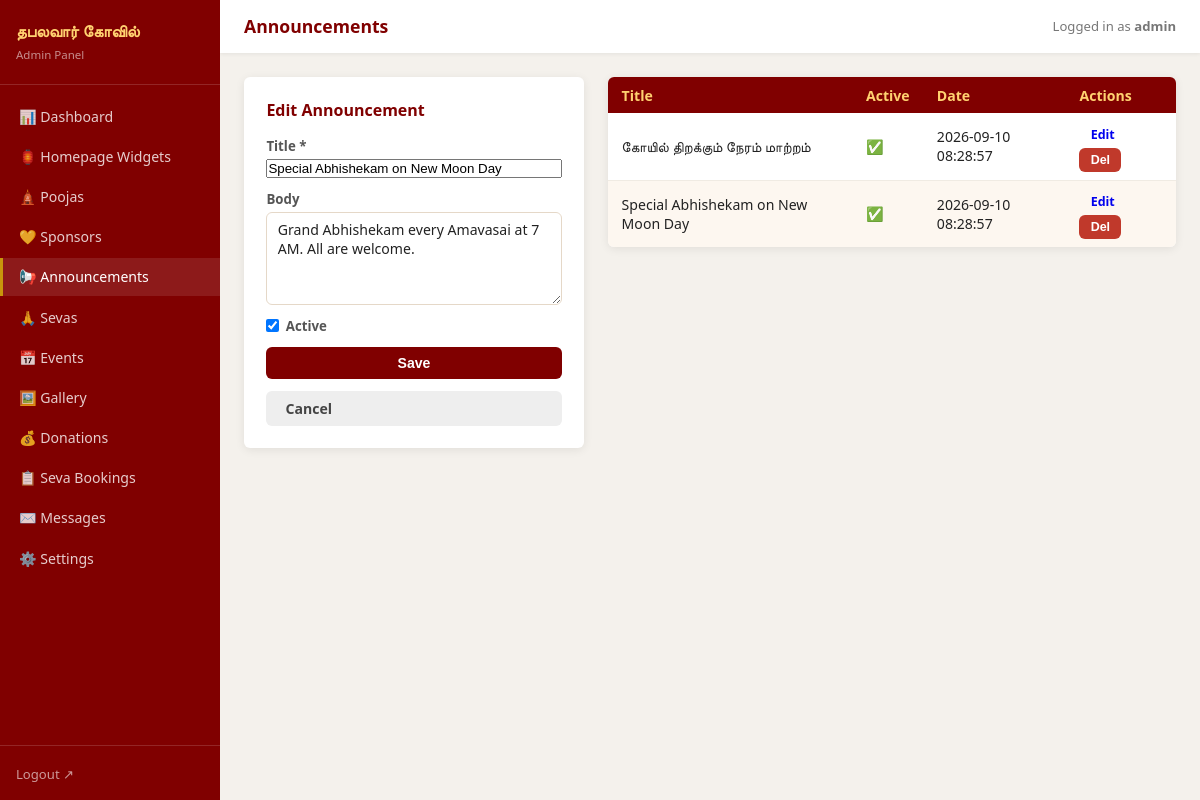
The page /backend/admin/announcements.php?edit=2 (signed in) on the database its author committed.
### tables this page shows
CREATE TABLE IF NOT EXISTS `announcements` (
  `id`         INT UNSIGNED    NOT NULL AUTO_INCREMENT,
  `title`      VARCHAR(300)    NOT NULL,
  `body`       TEXT            NULL,
  `is_active`  TINYINT(1)      NOT NULL DEFAULT 1,
  `created_at` DATETIME        NOT NULL DEFAULT CURRENT_TIMESTAMP,
  PRIMARY KEY (`id`),
  KEY `idx_active_date` (`is_active`, `created_at`)
);

### backend/admin/announcements.php (the view, shortened to what this page needs)
<?php
require_once __DIR__ . '/includes/admin_layout.php';
$db  = getDB();
$rows    = $db->query('SELECT * FROM announcements ORDER BY created_at DESC')->fetchAll();
$editing = null;
if (isset($_GET['edit'])) {
    $stmt = $db->prepare('SELECT * FROM announcements WHERE id=:id');
    $stmt->execute([':id' => (int) $_GET['edit']]);
    $editing = $stmt->fetch();
}
?>
<div class="admin-two-col">
<div class="admin-form-box card">
  <h3><?= $editing ? 'Edit Announcement' : 'New Announcement' ?></h3>
  <form method="POST" action="/admin/announcements.php">
    <label>Title * <input name="title" required value="<?= htmlspecialchars($editing['title'] ?? '') ?>" /></label>
    <label>Body    <textarea name="body" rows="4"><?= htmlspecialchars($editing['body'] ?? '') ?></textarea></label>
    <label class="checkbox-label">
      <input type="checkbox" name="is_active" <?= (!$editing || $editing['is_active']) ? 'checked' : '' ?> /> Active
    </label>
    <button type="submit" class="btn btn-primary">Save</button>
    <?php if ($editing): ?><a href="/admin/announcements.php" class="btn btn-secondary">Cancel</a><?php endif; ?>
  </form>
</div>
<div class="admin-list">
  <table class="admin-table">
    <thead><tr><th>Title</th><th>Active</th><th>Date</th><th>Actions</th></tr></thead>
    <tbody>
      <?php foreach ($rows as $row): ?>
      <tr>
        <td><?= htmlspecialchars($row['title']) ?></td>
        <td><?= $row['is_active'] ? '✅' : '❌' ?></td>
        <td><?= htmlspecialchars($row['created_at']) ?></td>
        <td>
          <a href="/admin/announcements.php?edit=<?= $row['id'] ?>" class="btn btn-sm">Edit</a>
          <form method="POST" action="/admin/announcements.php" style="display:inline">
            <button class="btn btn-sm btn-danger" onclick="return confirm('Delete?')">Del</button>
          </form>
        </td>
      </tr>
      <?php endforeach; ?>
    </tbody>
  </table>
</div>
</div>

### backend/admin/assets/admin.css (style rules this page uses)
*, *::before, *::after { box-sizing: border-box; margin: 0; padding: 0; }
:root { --maroon: #800000; --gold: #c8960c; --saffron: #ff6b00; --cream: #fff8f0; --sidebar-w: 220px; --shadow: 0 2px 10px rgba(0, 0, 0, 0.08); --radius: 6px; --border: #e5d8c8; }
body { font-family: system-ui, sans-serif; background: #f4f1ec; color: #222; min-height: 100vh; }
body:not(.login-page) { display: flex; min-height: 100vh; }
.card { background: #fff; border-radius: var(--radius); box-shadow: var(--shadow); overflow: hidden; }
.admin-two-col { display: grid; grid-template-columns: 340px 1fr; gap: 1.5rem; align-items: flex-start; }
.admin-form-box { padding: 1.4rem; }
.admin-form-box h3 { color: var(--maroon); font-size: 1rem; margin-bottom: 1rem; }
form { display: flex; flex-direction: column; gap: 0.75rem; }
label { display: flex; flex-direction: column; font-size: 0.83rem; font-weight: 600; color: #555; gap: 0.25rem; }
.checkbox-label { flex-direction: row; align-items: center; gap: 0.4rem; cursor: pointer; }
input[type="text"], input[type="number"], input[type="date"], input[type="password"], input[type="tel"], input[type="file"], select, textarea { padding: 0.45rem 0.65rem; border: 1.5px solid var(--border); border-radius: var(--radius); font-size: 0.88rem; font-family: inherit; color: #222; background: #fff; }
.btn { display: inline-block; padding: 0.5rem 1.2rem; border-radius: var(--radius); font-size: 0.88rem; font-weight: 600; border: none; cursor: pointer; text-decoration: none; transition: background 0.15s; }
.btn-primary { background: var(--maroon); color: #fff; }
.btn-secondary { background: #eee; color: #444; }
.btn-danger { background: #c0392b; color: #fff; }
.btn-sm { padding: 0.3rem 0.7rem; font-size: 0.78rem; }
.admin-table { width: 100%; border-collapse: collapse; font-size: 0.88rem; background: #fff; border-radius: var(--radius); overflow: hidden; box-shadow: var(--shadow); }
.admin-table th { background: var(--maroon); color: #ffd170; padding: 0.55rem 0.85rem; text-align: left; font-weight: 600; }
.admin-table td { padding: 0.5rem 0.85rem; border-bottom: 1px solid #f0ebe3; vertical-align: middle; }
.admin-table tr:last-child td { border-bottom: none; }
.admin-table tr:nth-child(even) td { background: #fdf7f0; }

### rows shown on the page
announcements: title "Special Abhishekam on New Moon Day", body "Grand Abhishekam every Amavasai at 7 AM. All are welcome.", is_active "☑", created_at "2026-09-10 08:28:57"
announcements: title "கோயில் திறக்கும் நேரம் மாற்றம்", created_at "2026-09-10 08:28:57"

### other values the page prints
$pageTitle "Announcements"
$_SESSION['admin_user'] "admin"
